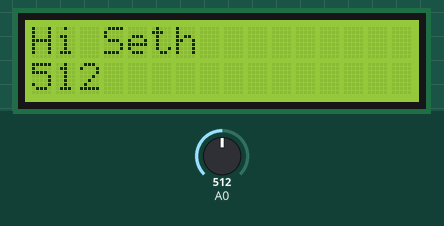
This sketch was run on a simulated Arduino Uno, built with avr-gcc and run on an emulated ATmega328P. On the bench: 16×2 character LCD. The inputs (shaded band) are chosen by the test bench; at power-on: A0 = 512.

Above: at 1.2 s.
1.3 s: A0 set to 716
At 1.7 s:
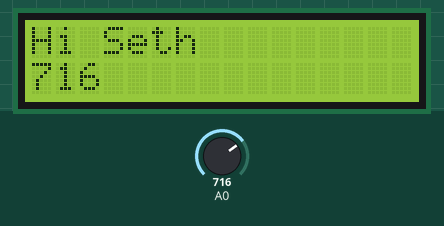
2.8 s: A0 set to 900
At 4.0 s:
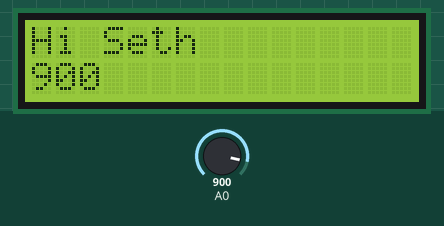
4.3 s: A0 set to 1023
At 5.2 s:
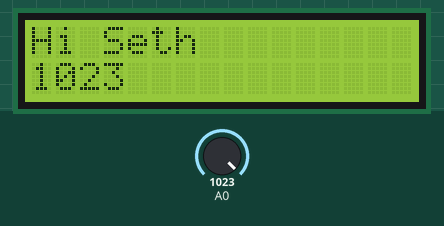
Timing chart, 0 to 7.3 s (numbered marks = the images above; inputs shaded):
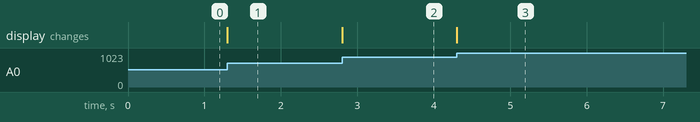

The sketch:

Circuit_15_mod.ino
```cpp
/*
SparkFun Inventor's Kit
Example sketch 15

LIQUID CRYSTAL DISPLAY (LCD)

  A Liquid Crystal Display (LCD) is a sophisticated module
  that can be used to display text or numeric data. The display
  included in your SIK features two lines of 16 characters, and
  a backlight so it can be used at night.

  If you've been using the Serial Monitor to output data,
  you'll find that a LCD provides many of the same benefits
  without needing to drag a large computer around.

  This sketch will show you how to connect an LCD to your Arduino
  and display any data you wish.

Hardware connections:

  The LCD has a 16-pin male header attached to it along the top
  edge. Pin 1 is the pin closest to the corner of the LCD.
  Pin 16 is the pin closest to the center of the LCD.

  Plug the LCD into your breadboard.

  As usual, you will want to connect the + and - power rails
  on the side of the breadboard to 5V and GND on your Arduino.

  Plug your 10K potentiometer into three unused rows on your
  breadboard. Connect one side of the potentiometer to 5V,
  and the other side to GND (it doesn't matter which). When you
  run this sketch, you'll use the potentiometer to adjust the
  contrast of the LCD so you can see the display.

  Now connect the LCD pins. Remember that pin 1 on the LCD
  is the one closest to the corner. Start there and work your
  way up.

  1 to GND
  2 to 5V
  3 to the center pin on the potentiometer
  4 to Arduino digital pin 12
  5 to GND
  6 to Arduino digital pin 11
  7 (no connection)
  8 (no connection)
  9 (no connection)
  10 (no connection)
  11 to Arduino digital pin 5
  12 to Arduino digital pin 4
  13 to Arduino digital pin 3
  14 to Arduino digital pin 2
  15 to 5V
  16 to GND

  Once everything is connected, load this sketch into the
  Arduino, and adjust the potentiometer until the display
  is clear.

Library

  The LCD has a chip built into it that controls all the
  individual dots that make up the display, and obeys commands
  sent to it by the the Arduino. The chip knows the dot patterns
  that make up all the text characters, saving you a lot of work.

  To communicate with this chip, we'll use the LiquidCrystal
  library, which is one of the standard libraries that comes
  with the Arduino. This library does most of the hard work
  of interfacing to the LCD; all you need to pick a location
  on the display and send your data!

Tips

  The LCD comes with a protective film over the display that
  you can peel off (but be careful of the display surface as
  it scratches easily).

  The LCD has a backlight that will light up when you turn on
  your Arduino. If the backlight doesn't turn on, check your
  connections.

  As we said above, the potentiometer adjusts the contrast of
  the display. If you can't see anything when you run the sketch,
  turn the potentiometer's knob until the text is clear.

This sketch was written by SparkFun Electronics,
with lots of help from the Arduino community.
This code is completely free for any use.
Visit http://learn.sparkfun.com/products/2 for SIK information.
Visit http://www.arduino.cc to learn about the Arduino.

Version 1.0 2/2013 MDG
*/

// Load the LiquidCrystal library, which will give us
// commands to interface to the LCD:

#include <LiquidCrystal.h>

// Initialize the library with the pins we're using.
// (Note that you can use different pins if needed.)
// See http://arduino.cc/en/Reference/LiquidCrystal
// for more information:

LiquidCrystal lcd(12,11,5,4,3,2);

void setup()
{
  // The LiquidCrystal library can be used with many different
  // LCD sizes. We're using one that's 2 lines of 16 characters,
  // so we'll inform the library of that:

  lcd.begin(16, 2);

  // Data sent to the display will stay there until it's
  // overwritten or power is removed. This can be a problem
  // when you upload a new sketch to the Arduino but old data
  // remains on the display. Let's clear the LCD using the
  // clear() command from the LiquidCrystal library:

  lcd.clear();

  // Now we'll display a message on the LCD!

  // Just as with the Arduino IDE, there's a cursor that
  // determines where the data you type will appear. By default,
  // this cursor is invisible, though you can make it visible
  // with other library commands if you wish.

  // When the display powers up, the invisible cursor starts
  // on the top row and first column.
  lcd.setCursor(0,0);
  lcd.print("Hi Seth");

  // Adjusting the contrast (IMPORTANT!)

  // When you run the sketch for the first time, there's a
  // very good chance you won't see anything on the LCD display.
  // This is because the contrast likely won't be set correctly.
  // Don't worry, it's easy to set, and once you set it you won't
  // need to change it again.

  // Run the sketch, then turn the potentiometer until you can
  // clearly see the "hello, world!" text. If you still can't
  // see anything, check all of your connections, and ensure that
  // the sketch was successfully uploaded to the Arduino.
}

void loop()
{

  lcd.setCursor(0,1);
  lcd.print(analogRead(0));


  // You can move the invisible cursor to any location on the
  // LCD before sending data. Counting starts from 0, so the top
  // line is line 0 and the bottom line is line 1. Columns range
  // from 0 on the left side, to 15 on the right.

  // In additon to the "hello, world!" printed above, let's
  // display a running count of the seconds since the Arduino
  // was last reset. Note that the data you send to the display
  // will stay there unless you erase it by overwriting it or
  // sending a lcd.clear() command.

  // Here we'll set the invisible cursor to the first column
  // (column 0) of the second line (line 1):


  // Now we'll print the number of seconds (millis() / 1000)
  // since the Arduino last reset:


  // TIP: Since the numeric data we're sending is always growing
  // in length, new values will always overwrite the previous ones.
  // However, if you want to display varying or decreasing numbers
  // like a countdown, you'll find that the display will leave
  // "orphan" characters when the new value is shorter than the
  // old one.

  // To prevent this, you'll need to erase the old number before
  // writing the new one. You can do this by overwriting the
  // last number with spaces. If you erase the old number and
  // immediately write the new one, the momentary erase won't
  // be noticeable. Here's a typical sequence of code:

  // lcd.setCursor(0,1);   // Set the cursor to the position
  // lcd.print("       "); // Erase the largest possible number
  // lcd.setCursor(0,1);   // Reset the cursor to the original position
  // lcd.print(millis()/1000); // Print our value

  // NEXT STEPS:

  // Now you know the basics of hooking up an LCD to the Arduino,
  // and sending text and numeric data to the display!

  // The LCD library has many commands for turning the
  // cursor on and off, scrolling the screen, etc. See:
  // http://arduino.cc/en/Reference/LiquidCrystal
  // for more information.

  // Arduino also comes with a number of built-in examples
  // showing off the features of the LiquidCrystal library.
  // These are locted in the file/examples/LiquidCrystal menu.

  // Have fun, and let us know what you create!
  // Your friends at SparkFun.
}
```

Measured:
- after the input at 1.3 s, the display: changes at once (image 1)
- after the input at 2.8 s, the display: changes at once (image 2)
- after the input at 4.3 s, the display: changes at once (image 3)
